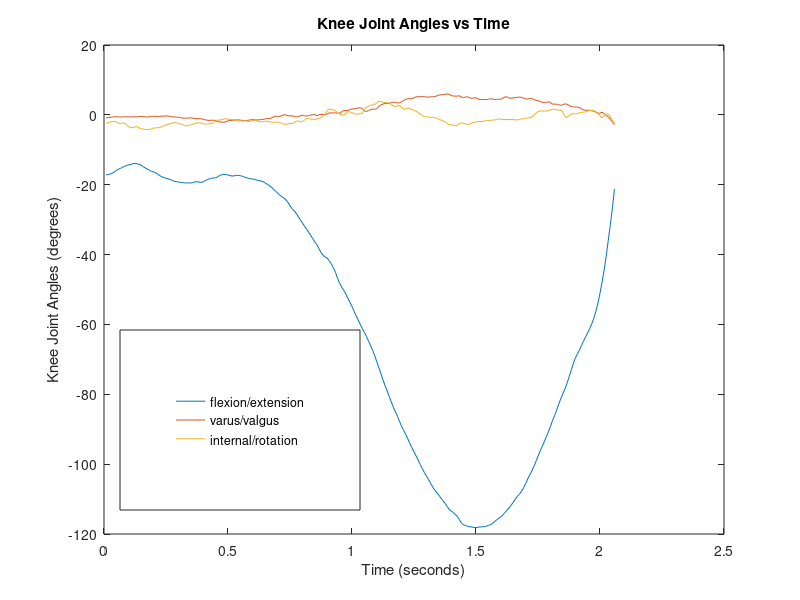

Here is the MATLAB script that generated this plot:
% This code is for conducting dynamic trials

%%
clc;clear;
load('dynamic_trial.mat')

%%
%%%%%%%%%%%%%%%%% Problem 7

% Loading the saved variable file
load('partc')

% Initialization of vectors of knee joint angles
flex_extn_angle_phi = zeros(247,1);
varus_valgus_angle_theta = zeros(247,1);
int_ext_psi = zeros(247,1);

% for loop for generating the transformation matrices over the time step
for i = 1:length(time)
    
    % Declaration of variables for thigh
    o_lcsthigh = T2(i, :);
    x_lcsthigh = (T1(i, :) - T2(i, :))/norm(T1(i, :) - T2(i, :));
    y_lcsthigh = cross((T3(i, :) - T2(i, :)), x_lcsthigh)/norm(cross((T3(i, :) - T2(i, :)), x_lcsthigh));
    z_lcsthigh = cross(x_lcsthigh, y_lcsthigh)/norm(cross(x_lcsthigh, y_lcsthigh));
    
    R_lcs_gcs_thigh = [x_lcsthigh' y_lcsthigh' z_lcsthigh'];

    % Transformation matrix from LCS to GCS for thigh at each time step
    T_lcs_gcs_thigh = [R_lcs_gcs_thigh o_lcsthigh'; [0 0 0] 1];

    % Declaration of variables for shank
    o_lcsshank = S2(i, :);
    x_lcsshank = (S1(i, :) - S2(i, :))/norm(S1(i, :) - S2(i, :));
    y_lcsshank = cross((S3(i, :) - S2(i, :)), x_lcsshank)/norm(cross((S3(i, :) - S2(i, :)), x_lcsshank));
    z_lcsshank = cross(x_lcsshank, y_lcsshank)/norm(cross(x_lcsshank, y_lcsshank));
    
    R_lcs_gcs_shank = [x_lcsshank' y_lcsshank' z_lcsshank'];

    % Transformation matrix from LCS to GCS for shank at each time step
    T_lcs_gcs_shank = [R_lcs_gcs_shank o_lcsshank'; [0 0 0] 1];
    
    % Transformation matrix from ACS shank to ACS thigh at each time step
    T_acsshank_acsthigh = inv(T_acs_lcs_thigh)*inv(T_lcs_gcs_thigh)*T_lcs_gcs_shank*T_acs_lcs_shank;
   
    %%%% Joint Angles
    
    flex_extn_angle_phi(i) = atan2d(T_acsshank_acsthigh(3,2), T_acsshank_acsthigh(3,3));
    varus_valgus_angle_theta(i) = atan2d(-T_acsshank_acsthigh(3,1), sqrt(T_acsshank_acsthigh(1,1)^2 + T_acsshank_acsthigh(2,1)));
    int_ext_psi(i) = atan2d(T_acsshank_acsthigh(2,1), T_acsshank_acsthigh(1,1));
    
    
end

%%
%%%%%%%%%%%%%%%%%%% Problem 8

% Plotting the Knee Joint Angles vs Time

plot(time, flex_extn_angle_phi)
xlabel('Time (seconds)')
ylabel('Knee Joint Angles (degrees)')
hold on
plot(time, varus_valgus_angle_theta)
plot(time, int_ext_psi)
title('Knee Joint Angles vs Time')

h = legend('flexion/extension', 'varus/valgus', 'internal/rotation');
rect = [0.15, 0.15, .30, .30];
set(h, 'Position', rect)


